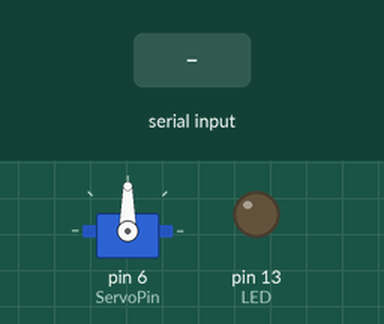
Recording of a sketch running on a simulated Arduino Uno, built with avr-gcc and run on an emulated ATmega328P. Shown: servo, output pins drawn as LEDs (lit = HIGH). Inputs (shaded band) come from the test bench.

Above: at 1.2 s.
1.3 s: "a" received over Serial
At 1.48 s:
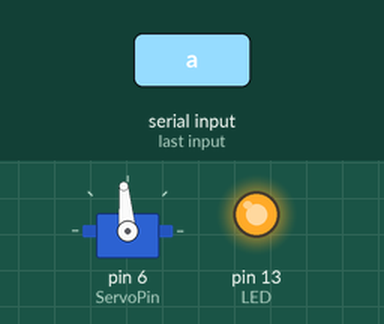
At 2.08 s:
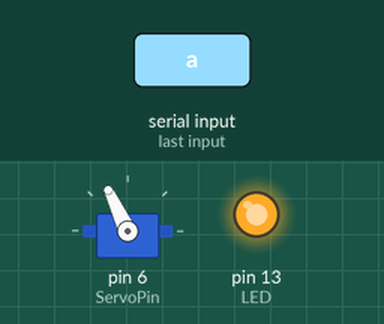
4.3 s: "c" received over Serial
At 4.48 s:
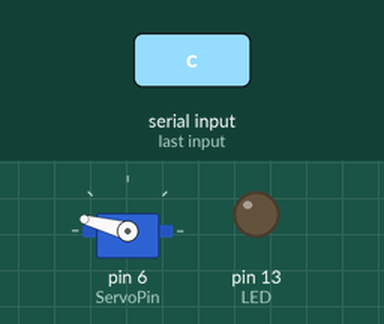
Timing chart, 0 to 8.2 s (numbered marks = the images above; inputs shaded):
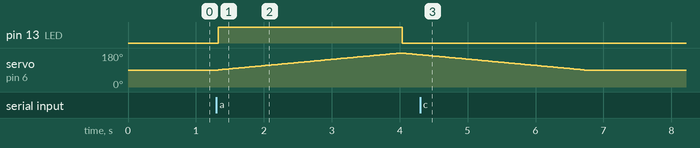

Measured:
- after the input at 1.3 s, pin 13 (LED): LOW → HIGH at once, → LOW 2.7 s later; servo on pin 6 (ServoPin): rises from 90° to 180° in 2.7 s, then falls to 171° in 0.27 s
- after the input at 4.3 s, pin 13 (LED): stays LOW (without the input it goes to HIGH after 2.5 s); servo on pin 6 (ServoPin): goes on until 6.7 s, then stays 90°

The sketch:

sketch_may13b.ino
```cpp
#define OFFMODE -1
#define ONMODE 0

const int LED = 13;

#include <Servo.h>
Servo servo;

int ServoPin = 6;
int angle = 0;

char ch;
int state = OFFMODE;

void setup() {
  pinMode(LED , OUTPUT);
  Serial.begin(115200);
  servo.attach(ServoPin);
}

void loop() {
  if (Serial.available()) {
    ch = Serial.read();
  }

  if (ch == 'a') {
    state = ONMODE;
  }

  else if (ch == 'c') {
    state = OFFMODE;
  }

  if (state == ONMODE) {
    for (angle = 90; angle < 180; angle++)
    {
      servo.write(angle);
      delay(30);
      digitalWrite(LED, HIGH);
     }
    for (angle = 180; angle >= 90; angle--)
    {
      servo.write(angle);
      delay(30);
      digitalWrite(LED, LOW);
    }
  }

  else if(state == OFFMODE) {
    digitalWrite(LED, LOW);
  }
}
```
